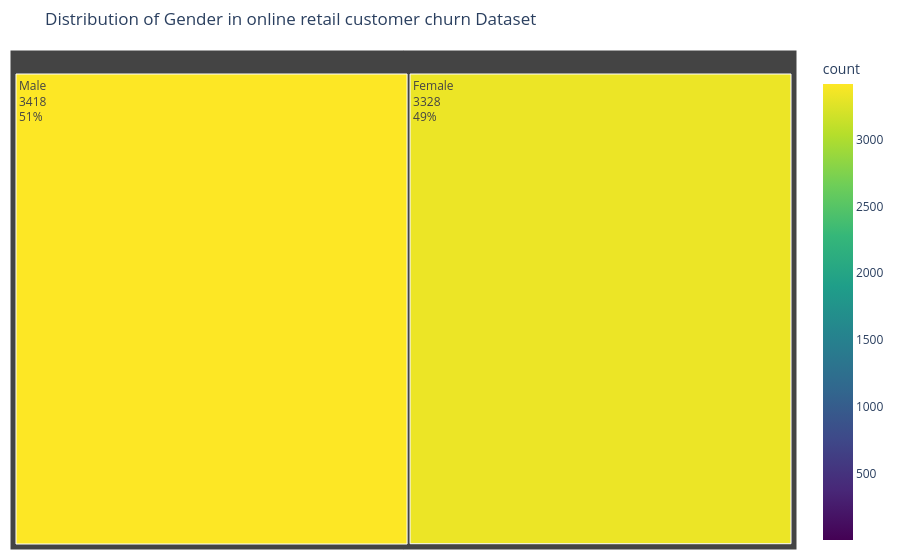
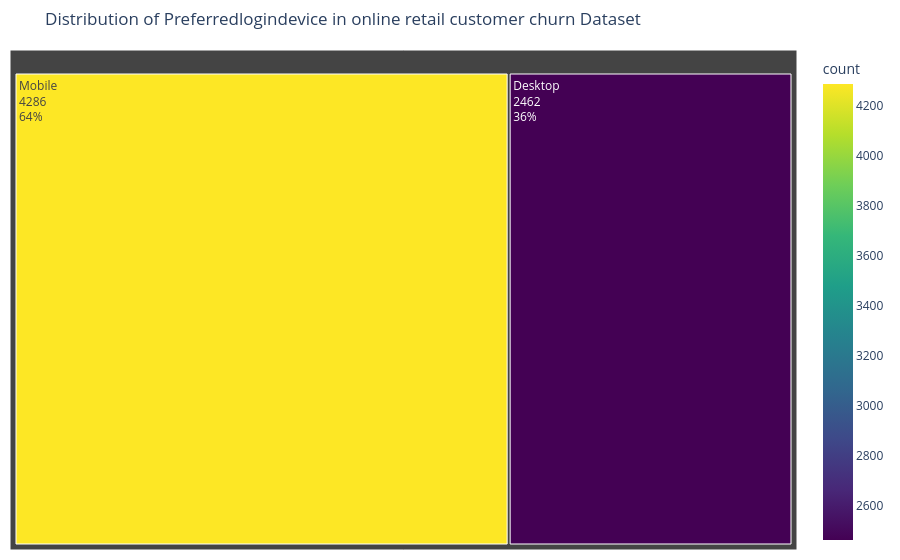
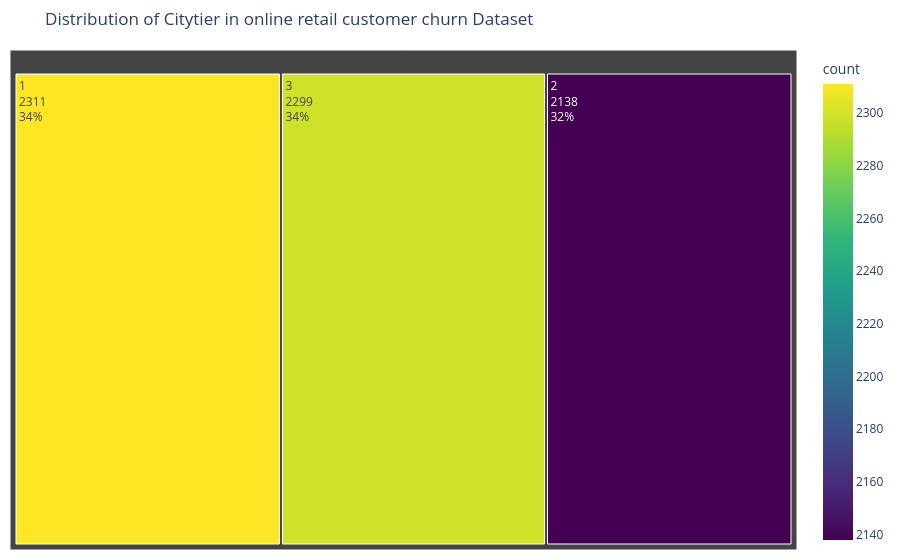
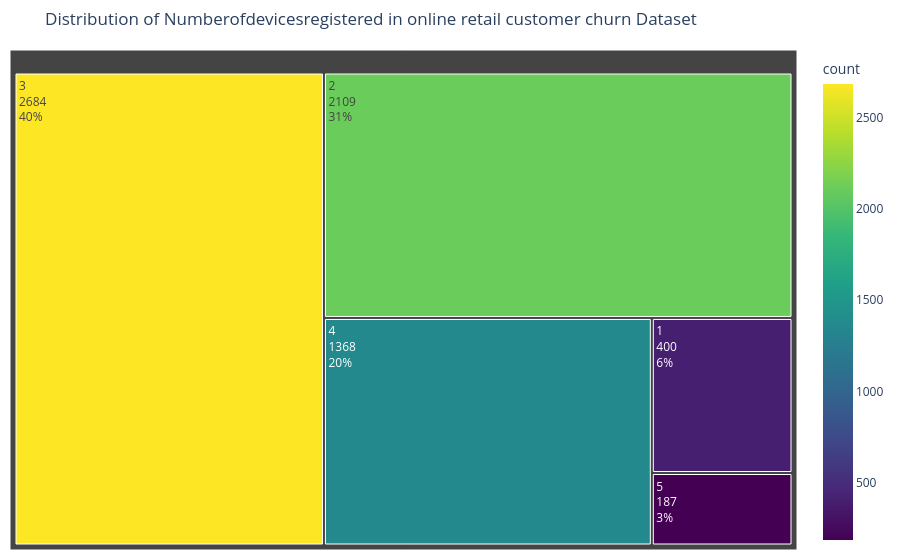

The notebook cell saved with these charts, in order:
### Code cell
for column in category_features:
    df_counts = category_features[column].value_counts().reset_index()
    
    df_counts.columns = [column, 'count']
    
    fig = px.treemap(df_counts, 
                     path=[column], 
                     values='count',
                     color='count',
                     color_continuous_scale='Viridis',
                     title=f'Distribution of {column.capitalize()} in online retail customer churn Dataset')
    
    fig.update_traces(textinfo="label+value+percent parent")
    fig.update_layout(margin=dict(t=50, l=10, r=10, b=10))
    
    fig.show()

### Figure 1 — Plotly figure (JSON) as saved in the notebook; plotly's stock layout.template omitted (floating-point values rounded to 4 significant figures)
{"data": [{"branchvalues": "total", "customdata": [[3328], [3418], [2]], "domain": {"x": [0, 1], "y": [0, 1]}, "hovertemplate": "labels=%{label}<br>count_sum=%{value}<br>parent=%{parent}<br>id=%{id}<br>count=%{color}<extra></extra>", "ids": ["Female", "Male", "Other"], "labels": ["Female", "Male", "Other"], "marker": {"coloraxis": "coloraxis", "colors": [3328, 3418, 2]}, "name": "", "parents": ["", "", ""], "textinfo": "label+value+percent parent", "type": "treemap", "values": [3328, 3418, 2]}], "layout": {"coloraxis": {"colorbar": {"title": {"text": "count"}}, "colorscale": [[0, "#440154"], [0.1111, "#482878"], [0.2222, "#3e4989"], [0.3333, "#31688e"], [0.4444, "#26828e"], [0.5556, "#1f9e89"], [0.6667, "#35b779"], [0.7778, "#6ece58"], [0.8889, "#b5de2b"], [1, "#fde725"]]}, "legend": {"tracegroupgap": 0}, "margin": {"b": 10, "l": 10, "r": 10, "t": 50}, "title": {"text": "Distribution of Gender in online retail customer churn Dataset"}}}

### Figure 2 — Plotly figure (JSON) as saved in the notebook; plotly's stock layout.template omitted (floating-point values rounded to 4 significant figures)
{"data": [{"branchvalues": "total", "customdata": [[2462], [4286]], "domain": {"x": [0, 1], "y": [0, 1]}, "hovertemplate": "labels=%{label}<br>count_sum=%{value}<br>parent=%{parent}<br>id=%{id}<br>count=%{color}<extra></extra>", "ids": ["Desktop", "Mobile"], "labels": ["Desktop", "Mobile"], "marker": {"coloraxis": "coloraxis", "colors": [2462, 4286]}, "name": "", "parents": ["", ""], "textinfo": "label+value+percent parent", "type": "treemap", "values": [2462, 4286]}], "layout": {"coloraxis": {"colorbar": {"title": {"text": "count"}}, "colorscale": [[0, "#440154"], [0.1111, "#482878"], [0.2222, "#3e4989"], [0.3333, "#31688e"], [0.4444, "#26828e"], [0.5556, "#1f9e89"], [0.6667, "#35b779"], [0.7778, "#6ece58"], [0.8889, "#b5de2b"], [1, "#fde725"]]}, "legend": {"tracegroupgap": 0}, "margin": {"b": 10, "l": 10, "r": 10, "t": 50}, "title": {"text": "Distribution of Preferredlogindevice in online retail customer churn Dataset"}}}

### Figure 3 — Plotly figure (JSON) as saved in the notebook; plotly's stock layout.template omitted (floating-point values rounded to 4 significant figures)
{"data": [{"branchvalues": "total", "customdata": [[2311], [2138], [2299]], "domain": {"x": [0, 1], "y": [0, 1]}, "hovertemplate": "labels=%{label}<br>count_sum=%{value}<br>parent=%{parent}<br>id=%{id}<br>count=%{color}<extra></extra>", "ids": ["1", "2", "3"], "labels": ["1", "2", "3"], "marker": {"coloraxis": "coloraxis", "colors": [2311, 2138, 2299]}, "name": "", "parents": ["", "", ""], "textinfo": "label+value+percent parent", "type": "treemap", "values": [2311, 2138, 2299]}], "layout": {"coloraxis": {"colorbar": {"title": {"text": "count"}}, "colorscale": [[0, "#440154"], [0.1111, "#482878"], [0.2222, "#3e4989"], [0.3333, "#31688e"], [0.4444, "#26828e"], [0.5556, "#1f9e89"], [0.6667, "#35b779"], [0.7778, "#6ece58"], [0.8889, "#b5de2b"], [1, "#fde725"]]}, "legend": {"tracegroupgap": 0}, "margin": {"b": 10, "l": 10, "r": 10, "t": 50}, "title": {"text": "Distribution of Citytier in online retail customer churn Dataset"}}}

### Figure 4 — Plotly figure (JSON) as saved in the notebook; plotly's stock layout.template omitted (floating-point values rounded to 4 significant figures)
{"data": [{"branchvalues": "total", "customdata": [[400], [2109], [2684], [1368], [187]], "domain": {"x": [0, 1], "y": [0, 1]}, "hovertemplate": "labels=%{label}<br>count_sum=%{value}<br>parent=%{parent}<br>id=%{id}<br>count=%{color}<extra></extra>", "ids": ["1", "2", "3", "4", "5"], "labels": ["1", "2", "3", "4", "5"], "marker": {"coloraxis": "coloraxis", "colors": [400, 2109, 2684, 1368, 187]}, "name": "", "parents": ["", "", "", "", ""], "textinfo": "label+value+percent parent", "type": "treemap", "values": [400, 2109, 2684, 1368, 187]}], "layout": {"coloraxis": {"colorbar": {"title": {"text": "count"}}, "colorscale": [[0, "#440154"], [0.1111, "#482878"], [0.2222, "#3e4989"], [0.3333, "#31688e"], [0.4444, "#26828e"], [0.5556, "#1f9e89"], [0.6667, "#35b779"], [0.7778, "#6ece58"], [0.8889, "#b5de2b"], [1, "#fde725"]]}, "legend": {"tracegroupgap": 0}, "margin": {"b": 10, "l": 10, "r": 10, "t": 50}, "title": {"text": "Distribution of Numberofdevicesregistered in online retail customer churn Dataset"}}}
